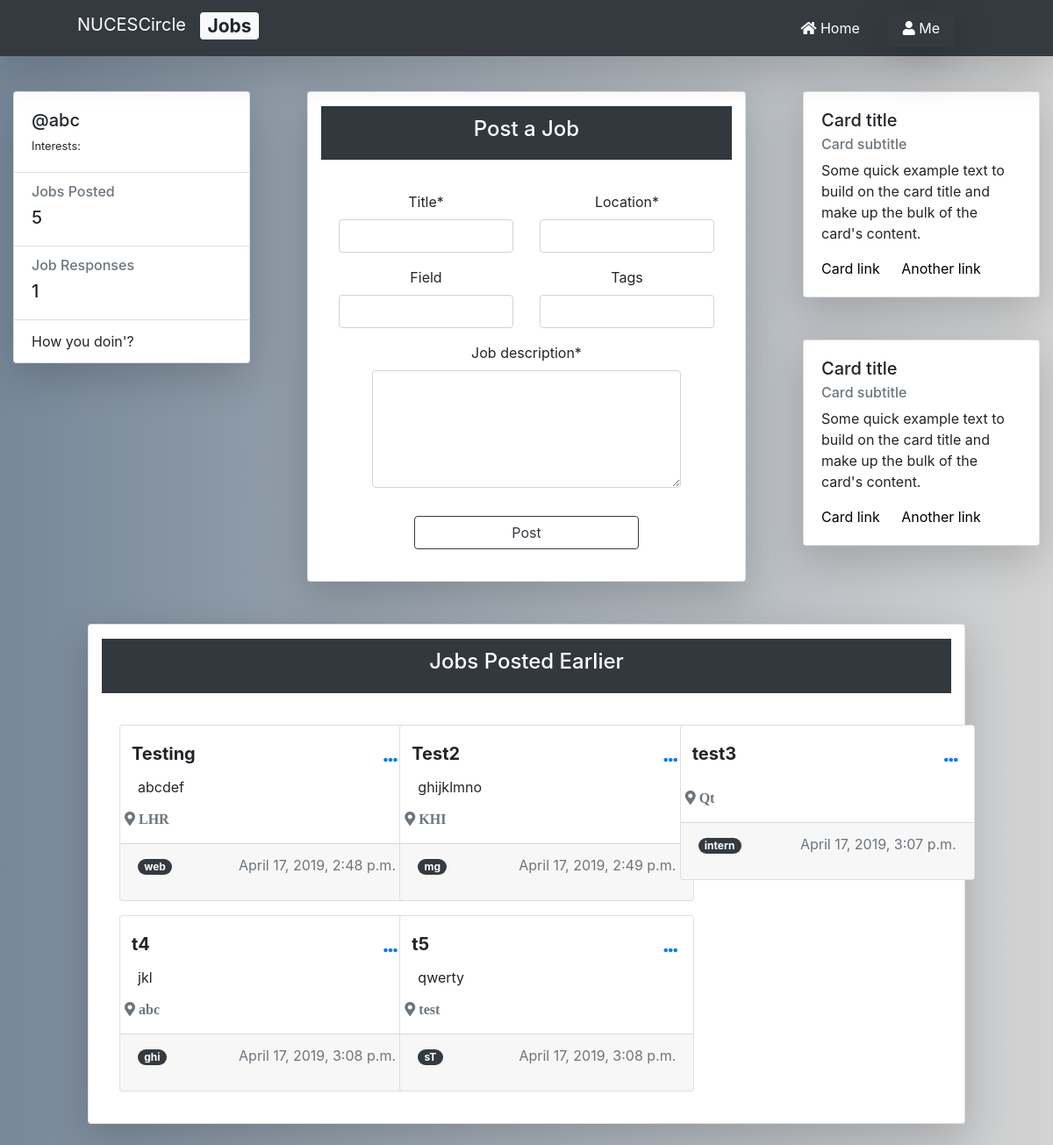
Page /recruit/ (signed in) on the earlier database version.
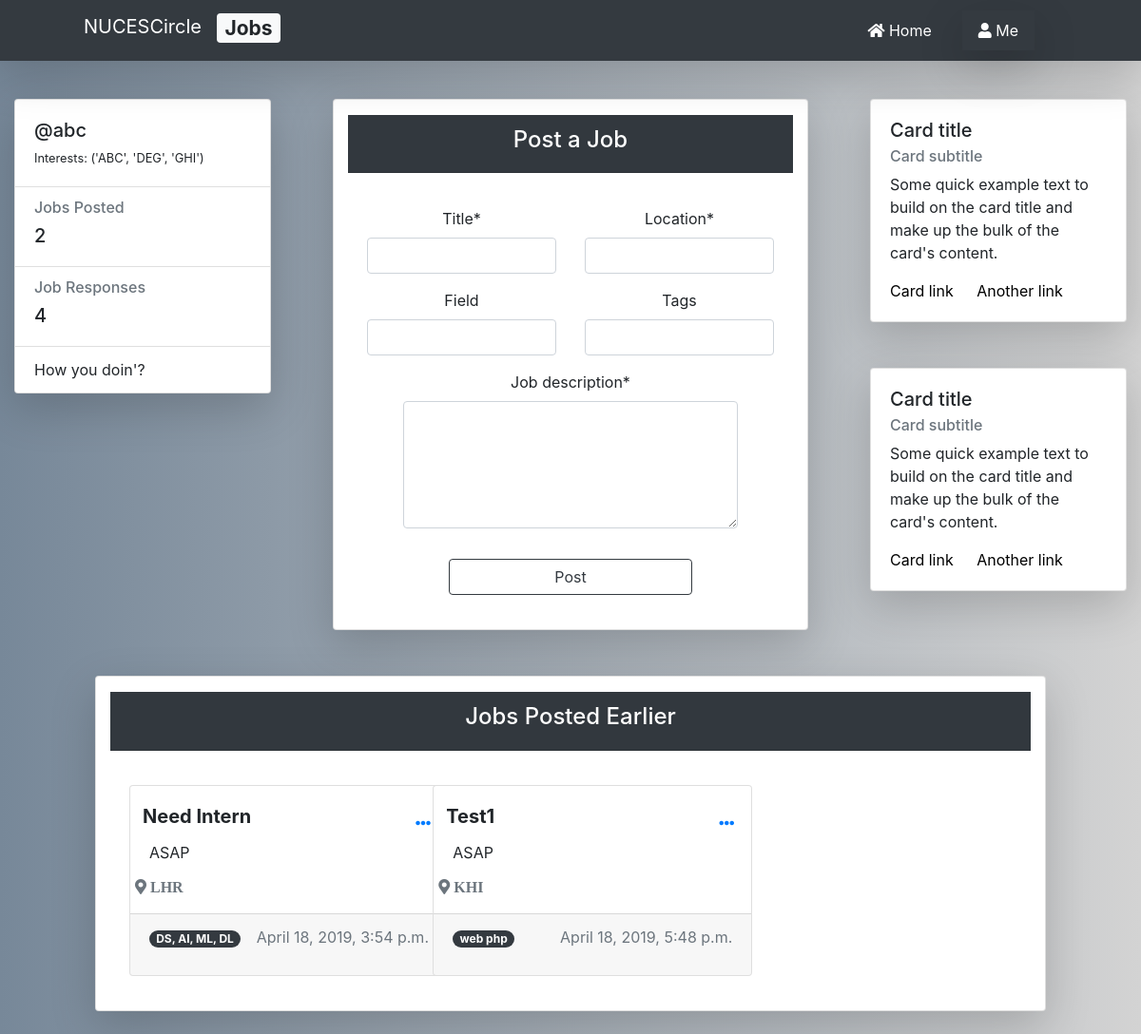
Same page on the later database version.
### nucescircle/models.py (models this page shows, shortened)
class Job(models.Model):
    posted_by = models.ForeignKey(User, on_delete=models.CASCADE)
    job_title = models.CharField(max_length=32, blank=False)
    job_desc = models.TextField(blank=False)
    job_location = models.CharField(max_length=32, blank=False)
    job_field = models.CharField(max_length=6, blank=True)
    job_tags = models.CharField(max_length=255, blank=True)
    date_posted = models.DateTimeField(default=timezone.now)

### users/models.py (models this page shows, shortened)
class Interests(models.Model):
    frameworks = models.CharField(max_length=255, blank=True)
    languages = models.CharField(max_length=255, blank=True)
    technologies = models.CharField(max_length=255, blank=True)
    user = models.OneToOneField(User, on_delete=models.CASCADE)
    def __str__(self):
        return f'{self.frameworks, self.languages, self.technologies}'

### nucescircle/views.py (the view)
# urls.py: path('recruit/', JobListView.as_view(), name='circle-recruit'),
class JobListView(LoginRequiredMixin, UserPassesTestMixin, ListView):
    model = Job
    template_name = 'nucescircle/Recruit.html'  # <app>/<model>_<viewtype>.html
    context_object_name = 'previous_posted_jobs'
    ordering = ['-date_posted']  # latest job order
    def get_context_data(self, **kwargs):
        context = super(JobListView, self).get_context_data(**kwargs)
        context['job_form'] = JobForm()
        context['previous_posted_jobs'] = Job.objects.filter(posted_by=self.request.user)  # by this user
        rec_job_app = JobApplications.objects.filter(job_applied_for__posted_by=self.request.user)
        context['rec_job_app'] = rec_job_app
        return context
    def test_func(self):
        rec = Recruiter.objects.filter(user=self.request.user)
        if rec:
            return True
        return False

### nucescircle/forms.py
class JobForm(forms.ModelForm):
    class Meta:
        model = Job
        fields = ['job_title', 'job_desc', 'job_location', 'job_field', 'job_tags']
        labels = {
            'job_title': 'Title', 'job_location': 'Location',
            'job_field': 'Field', 'job_tags': 'Tags', 'job_desc': 'Job description'
        }
        widgets = {
            'job_desc': forms.Textarea(attrs={'rows': 5, 'cols': 1}),
        }

### nucescircle/templates/nucescircle/Recruit.html (shortened to what this page needs)
{% extends "nucescircle/base.html" %}
{% load static %}
{% load crispy_forms_tags %}
{% block content %}
<div class="container-fluid gedf-wrapper">
<div class="row">
    <div class="col-md-3 mt-4">
            <div class="card position-sticky shadow-lg mb-5 bg-white">
                <div class="card-body">
                    <div class="h5">@{{user.username}}</div>
                    <div class="h7">Interests: {{ user.interests }}</div>
                </div>
                <ul class="list-group list-group-flush">
                    <li class="list-group-item">
                        <div class="h6 text-muted">Jobs Posted</div>
                        <div class="h5">{{ previous_posted_jobs|length }}</div>
                    </li>
                    <li class="list-group-item">
                        <div class="h6 text-muted">Job Responses</div>
                        <div class="h5">{{ rec_job_app|length }}</div>
                    </li>
                    <li class="list-group-item">How you doin'?</li>
                </ul>
            </div>
        </div>
    <div class="card col-md-5 mx-auto text-center my-4 shadow-lg rounded">
        <div class="bg-dark text-white my-3">
            <div class="card-header">
            <h4>Post a Job</h4>
            </div>
        </div>
        <div class="card-body mx-auto">
            <form class="form-group" method="post" action="{% url 'submit-recruit' %}">
                <fieldset class="form-group">
                    <div class="row">
                          <div class="col-md-6 ml-auto required">
                            {{ job_form.job_title|as_crispy_field }}
                          </div>
                         <div class="col-md-6 mr-auto required">
                            {{ job_form.job_location|as_crispy_field }}
                          </div>
                        </div>
                        <div class="row">
                        <div class="col-md-6 ml-auto required">
                            {{ job_form.job_field|as_crispy_field }}
                          </div>
                        <div class="col-md-6 mr-auto">
                            {{ job_form.job_tags|as_crispy_field }}
                          </div>
                            </div>
                        <div class="row">
                          <div class="col-md-10 mx-auto">
                            {{ job_form.job_desc|as_crispy_field }}
                          </div>
                        </div>
                </fieldset>
                <div class="col-md-8 mx-auto">
                    <button class="btn btn-outline-dark form-control" type="submit">Post</button>
                </div>
            </form>
        </div>
    </div>
<div class="col-md-3 mt-4">
            <div class="card gedf-card shadow-lg mb-5 bg-white">
                <div class="card-body">
                    <h5 class="card-title">Card title</h5>
                    <h6 class="card-subtitle mb-2 text-muted">Card subtitle</h6>
                    <p class="card-text">Some quick example text to build on the card title and make up the bulk of the
                        card's content.</p>
                    <a href="#" class="card-link">Card link</a>
                    <a href="#" class="card-link">Another link</a>
                </div>
            </div>
            <div class="card gedf-card mt-4 shadow-lg mb-5 bg-white">
                <div class="card-body">
                    <h5 class="card-title">Card title</h5>
                    <h6 class="card-subtitle mb-2 text-muted">Card subtitle</h6>
                    <p class="card-text">Some quick example text to build on the card title and make up the bulk of the
                        card's content.</p>
                    <a href="#" class="card-link">Card link</a>
                    <a href="#" class="card-link">Another link</a>
                </div>
            </div>
        </div>
</div>
</div>
    <div class="card col-md-10 mx-auto text-center my-4 shadow-lg rounded">
        <div class="bg-dark text-white my-3">
            <div class="card-header">
            <h4>Jobs Posted Earlier</h4>
            </div>
        </div>
        <div class="card-body">
            <div class="row">
            {% if previous_posted_jobs %}
                {% for job in previous_posted_jobs %}
                        <div class="col-md-4">
                            <div class="card job-card text-left mb-3">
                                <div class="card-body">
                                    <div class="row">
                                        <h5 class="card-title mr-auto ml-2"><strong>{{ job.job_title }}</strong></h5>
                                        <div class="dropdown">
                                            <button class="btn btn-link dropdown-toggle" type="button" id="gedf-drop1" data-toggle="dropdown" aria-haspopup="true" aria-expanded="false">
                                                <i class="fas fa-ellipsis-h"></i>
                                            </button>
                                        </div>
                                    </div>
                                    <p class="card-text">{{ job.job_desc }}</p>
                                    <div class="row">
                                        <i class="fas fa-map-marker-alt text-muted"> {{ job.job_location }}</i>
                                    </div>
                                </div>
                                <div class="card-footer">
                                    <span class="badge badge-pill badge-dark">{{ job.job_tags }}</span>
                                    <p class="text-muted float-right">{{ job.date_posted }}</p>
                                </div>
                            </div>
                        </div>
                {% endfor %}
            {% else %}
                <div class="py-3 mx-auto px-3">
                    <h4>Start recruiting, why you have not started yet.</h4>
                </div>
            {% endif %}
            </div>
        </div>
    </div>
{% endblock %}

### nucescircle/templates/nucescircle/base.html (shortened to what this page needs)
{% load static %}
<!DOCTYPE html>
<html lang="en">
<head>
    <link rel="stylesheet" href="https://use.fontawesome.com/releases/v5.7.2/css/all.css">
    <link rel="stylesheet" href="https://stackpath.bootstrapcdn.com/bootstrap/4.3.1/css/bootstrap.min.css">
    <link rel="stylesheet" type="text/css" href="{% static 'nucescircle/tagsinput.css' %}">
    <link rel="stylesheet" type="text/css" href="{% static 'nucescircle/newStyling.css' %}">
</head>
<body id="gradBg2">
<nav class="navbar navbar-dark sticky-top navbar-expand-lg bg-dark shadow-lg">
    <div class="ml-4">
        <label class="navbar-brand text-white ml-5">NUCESCircle</label>
    </div>
    <div class="collapse navbar-collapse" id="navbarSupportedContent">
        {% if request.user.recruiter %}
            <h3><span class="badge badge-light">Jobs</span></h3>
            {% with url_name=request.resolver_match.url_name %}
            <div class="form-inline ml-auto mr-5">
                <a class="table-hover text-sm-center nav-link {% if url_name == 'circle-recruit' %}active{% endif %} mr-sm-3 text-white" href="{% url 'circle-recruit' %}"><i class="fas fa-home"></i> Home</a>
                <div class="nav-item dropdown mr-sm-5 shadow-lg">
                    <a class="btn text-white btn-dark nav-link {% if url_name == 'view-profile' %}active{% endif %} dropdown-toggle table-hover" type="button" id="dropdownMenuButton1" data-toggle="dropdown" aria-haspopup="true" aria-expanded="false">
                        <i class="fas fa-user"></i> Me</a>
                </div>
            </div>
            {% endwith %}
        {% endif %}
    </div>
</nav>
    {% block content %}{% endblock %}
</body>
</html>

### nucescircle/static/nucescircle/newStyling.css (style rules this page uses)
a { color: black; }
#gradBg2 { background-color: slategray; background-image: linear-gradient(90deg, lightslategray, lightgray); }
body { background-color: #eeeeee; }
.h7 { font-size: 0.8rem; }
.gedf-wrapper { margin-top: 0.97rem; }
@media (min-width: 992px) { .gedf-card { margin-bottom: 2.77rem; } }
.dropdown-toggle::after { content: none; display: none; }
.job-card { width: 21rem; }

Differences in the rows shown:
removed Job: job_title "Testing", job_desc "abcdef", job_location "LHR", job_tags "web", date_posted "April 17, 2019, 2:48 p.m."
removed Job: job_title "Test2", job_desc "ghijklmno", job_location "KHI", job_tags "mg", date_posted "April 17, 2019, 2:49 p.m."
removed Job: job_title "test3", job_location "Qt", job_tags "intern", date_posted "April 17, 2019, 3:07 p.m."
removed Job: job_title "t4", job_desc "jkl", job_location "abc", job_tags "ghi", date_posted "April 17, 2019, 3:08 p.m."
removed Job: job_title "t5", job_desc "qwerty", job_location "test", job_tags "sT", date_posted "April 17, 2019, 3:08 p.m."
added Job: job_title "Need Intern", job_desc "ASAP", job_location "LHR", job_tags "DS, AI, ML, DL", date_posted "April 18, 2019, 3:54 p.m."
added Job: job_title "Test1", job_desc "ASAP", job_location "KHI", job_tags "web php", date_posted "April 18, 2019, 5:48 p.m."
Other differences:
{{ user.interests }}: (not shown) → "('ABC', 'DEG', 'GHI')"
{{ previous_posted_jobs|length }}: "5" → "2"
{{ rec_job_app|length }}: "1" → "4"
